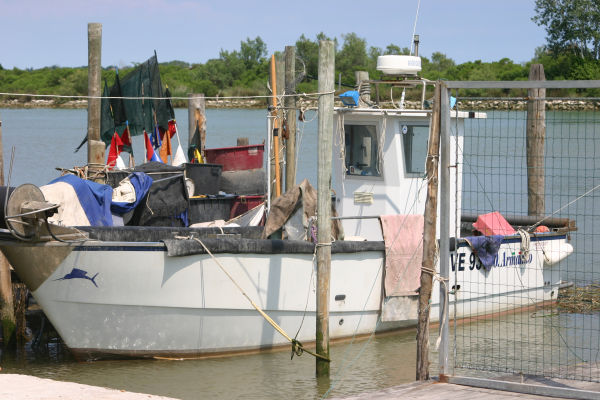
#> input picture python-libraries/numpy/boat.jpg, 600 x 400 px
$ python rotate-image-noreshape.py
#> lines starting #> are read from the running program, lines starting #| are printed output that depends on the picture
# Author:  Martin McBride
# Created: 2021-03-16
# Copyright (C) 2021, Martin McBride
# License: MIT

import numpy as np
from PIL import Image
from scipy import ndimage

img_in = Image.open('boat.jpg')
#> img_in is the input picture: PIL image 600x400 RGB; mean R, G, B 143.2, 144.1, 140.7
array = np.array(img_in)

rotated_array = ndimage.rotate(array, 45, reshape=False, cval=128)
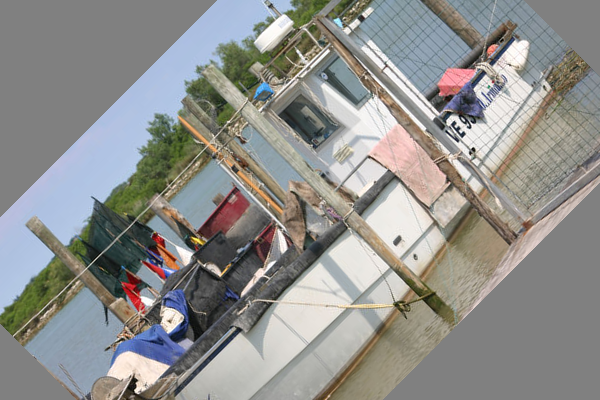
#> rotated_array: shape (400, 600, 3); mean R, G, B 143.9, 143.9, 141.2

img_out = Image.fromarray(rotated_array)
img_out.save('rotate-boat-noreshape.jpg')
